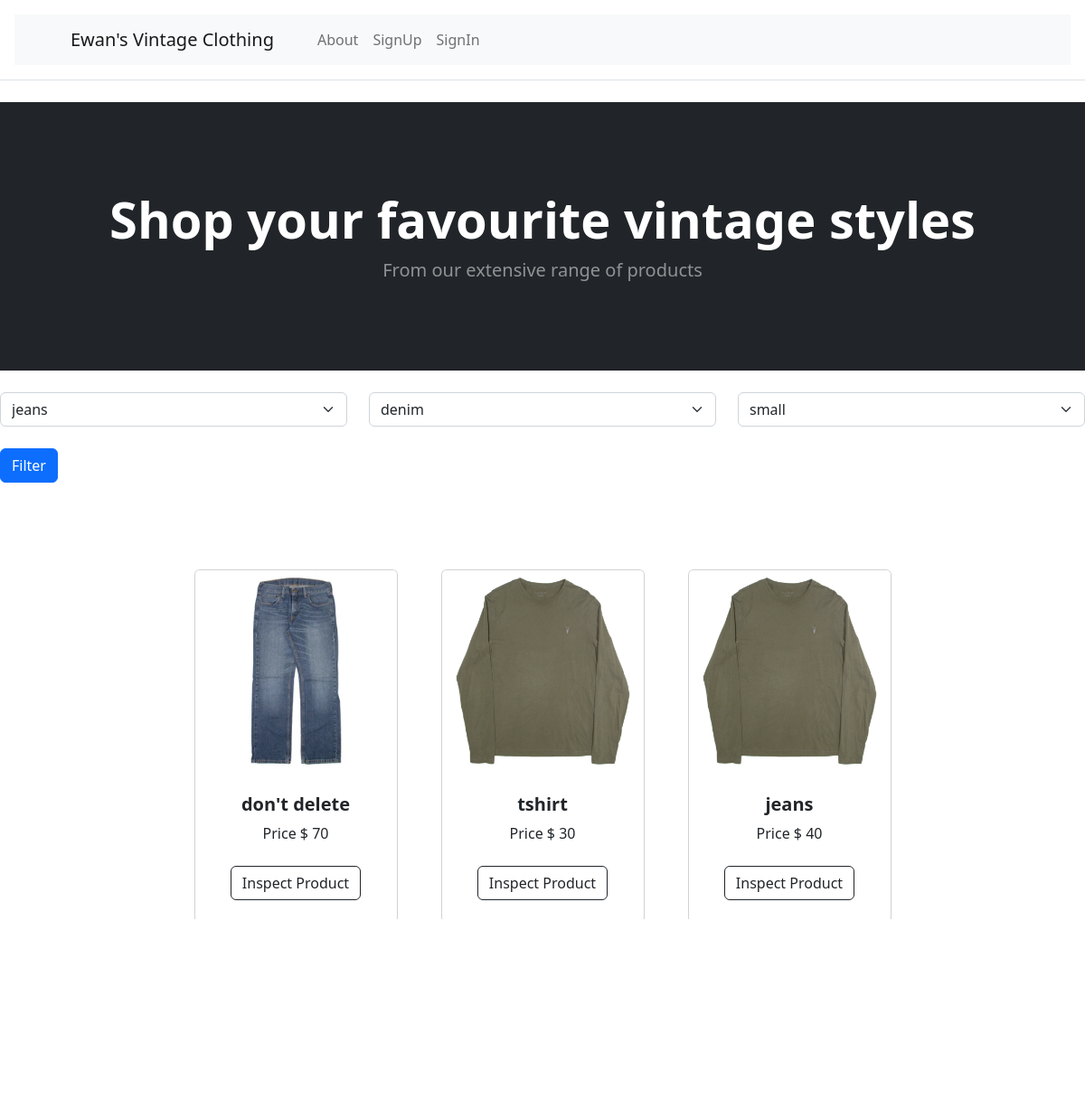
Before: / with the older database file.
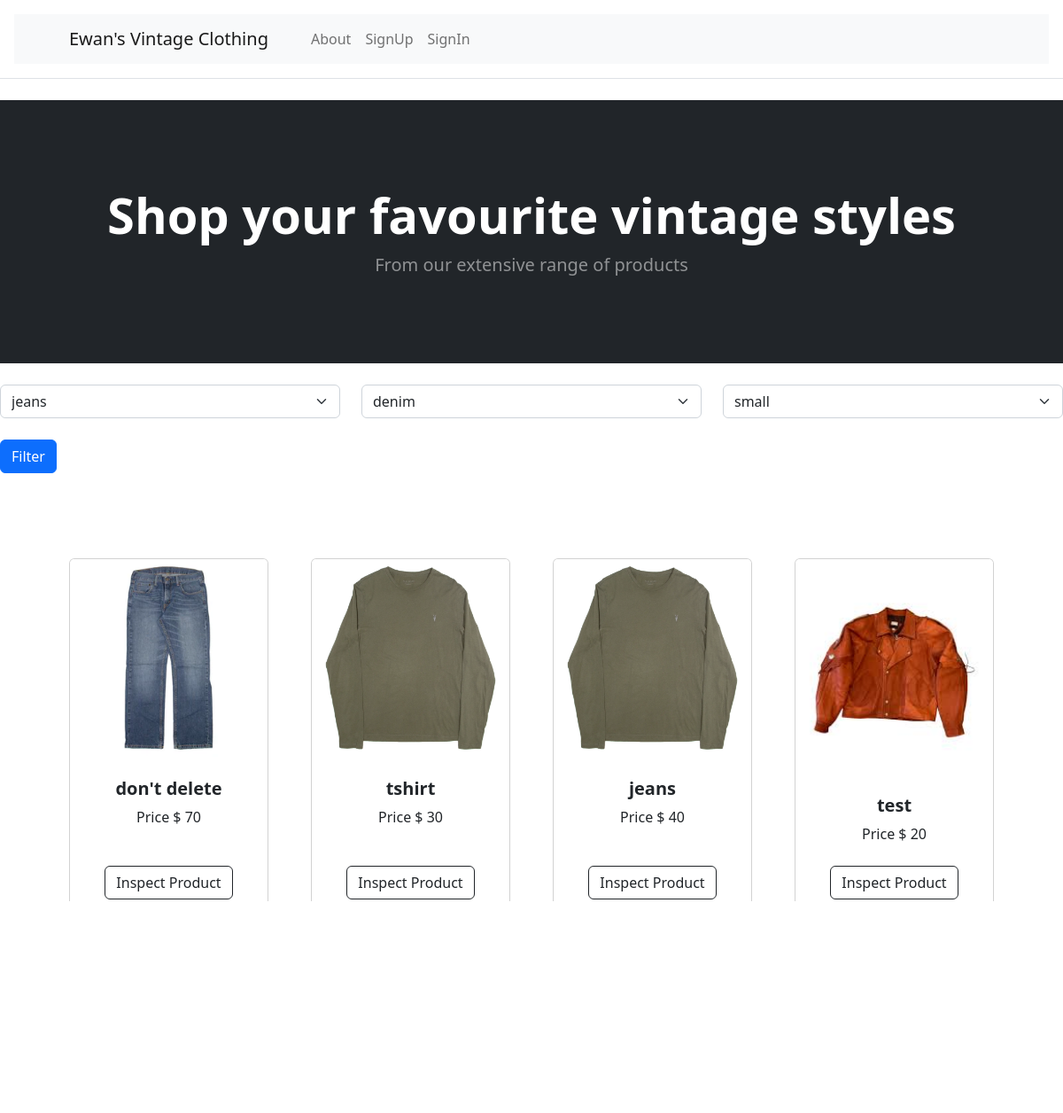
After: the same page with the newer database file.
### tables this page shows
CREATE TABLE Product (
    id INTEGER PRIMARY KEY AUTOINCREMENT,
    name VARCHAR(255) NOT NULL,
    description TEXT,
    stock INT NOT NULL CHECK (stock >= 0),
    price DECIMAL(10, 2) NOT NULL CHECK (price >= 0.00),
    imageurl VARCHAR(255) NOT NULL,
    created_by INT NOT NULL,
    product_type INT NOT NULL,
    created_at TIMESTAMP DEFAULT CURRENT_TIMESTAMP,
    FOREIGN KEY (created_by) REFERENCES User(id) ON DELETE CASCADE,
    FOREIGN KEY (product_type) REFERENCES ProductType(id) ON DELETE CASCADE
);

### app.py (the view)
@app.route('/',methods=['GET','POST'])
def products_spread():
    pt_names, pt_materials, pt_sizes =select_products_types()
    producttypename=request.args.get('producttypename')
    producttypematerial = request.args.get('producttypematerial')
    producttypesize = request.args.get('producttypesize')
    if producttypename:
        products=filter_products(name=producttypename, material=producttypematerial, size=producttypesize)
    else:
        products=select_products()
    return render_template('ProductSpread.html',products=products,
                            pt_names=pt_names, pt_materials=pt_materials, pt_sizes=pt_sizes,
                           selected_producttypename=producttypename, selected_producttypematerial=producttypematerial,
                           selected_producttypesize=producttypesize)

### Model/Product.py (called while the page is built)
    def to_dict(self) -> dict:
        return {
            "id":self.id, "name":self.name, "material":self.material, "size":self.size
        }

    def to_dict(self):
        return {
            'id': self.id,
            'name': self.name,
            'description': self.description,
            'stock': self.stock,
            'price': self.price,
            'imageurl': self.imageurl,
            'created_by': self.created_by,
            'product_type': self.product_type,
            'created_at': self.created_at
        }

### app.py (called while the page is built, shortened)
@app.before_request
def before_request():
    email=session.get("email")
    if email is None:
        g.user = None

### db.py (called while the page is built)
def get_db():
    db = getattr(g, '_database', None)
    if db is None:
        db = g._database = sqlite3.connect(DATABASE)
    return db

def select_products():
    mydb=get_db()
    rows=mydb.execute("""SELECT id, name, description, stock, price, imageurl, created_by, product_type, created_at FROM Product""").fetchall()
    products=[ProductRead(id=row[0],
                          name=row[1],
                          description=row[2],
                          stock=row[3],
                          price=row[4],
                          imageurl=row[5],
                          created_by=row[6],
                          product_type=row[7],
                          created_at=row[8]).to_dict() for row in rows]
    return products

def unique_product_types(data):
    producttypenames = set()
    producttypematerials = set()
    producttypesizes = set()
    for item in data:
        producttypenames.add(item['name'])
        producttypematerials.add(item['material'])
        producttypesizes.add(item['size'])
    return (producttypenames, producttypematerials, producttypesizes)

def select_products_types():
    mydb=get_db()
    rows=mydb.execute("""SELECT id, name, material, size FROM ProductType""").fetchall()
    producttypes=[ProductTypeRead(id=row[0],
                                  name=row[1],
                                  material=row[2],
                                  size=row[3],
                                  ).to_dict() for row in rows]
    return unique_product_types(producttypes)

### templates/ProductSpread.html
{% extends "base.html" %}
{% block content %}
        <header class="bg-dark py-5">
            <div class="container px-4 px-lg-5 my-5">
                <div class="text-center text-white">
                    <h1 class="display-4 fw-bolder">Shop your favourite vintage styles</h1>
                    <p class="lead fw-normal text-white-50 mb-0">From our extensive range of products</p>
                </div>
            </div>
        </header>
    <div class="row">
    <div class="col">
    <form method="get" action="{{ url_for('products_spread') }}">
    <div class="row my-4">
        <div class="col">
                  <select class="form-select" aria-label="Default select example"  name="producttypename">
            {% for name in pt_names %}
          <option value="{{ name }}" {% if selected_producttypename==name %}selected{% endif %} >{{ name }}</option>
            {% endfor %}
        </select>
        </div>
        <div class="col">
                <select class="form-select" aria-label="Default select example"  name="producttypematerial">
            {% for material in pt_materials %}
          <option value="{{ material }}"{% if selected_producttypematerial==material %}selected{% endif %}>{{ material }}</option>
            {% endfor %}
        </select>
        </div>
        <div class="col">
                <select class="form-select" aria-label="Default select example"  name="producttypesize">
            {% for size in pt_sizes %}
          <option value="{{ size }}"{% if selected_producttypesize==size %}selected{% endif %}>{{ size }}</option>
            {% endfor %}
        </select>
        </div>
    </div>
    <button type="submit" class="btn btn-primary">
        Filter
    </button>
    </form>
    </div>
    </div>
        <section class="py-5">
            <div class="container px-4 px-lg-5 mt-5">
                <div class="row gx-4 gx-lg-5 row-cols-2 row-cols-md-3 row-cols-xl-4 justify-content-center">
                    {% if products %}
                    {% for product in products %}
                    <div class="col mb-5">
                        <div class="card h-100">
                            <img class="card-img-top" src="{{ product.imageurl }}" alt="..." />
                            <div class="card-body p-4">
                                <div class="text-center">
                                    <h5 class="fw-bolder">{{ product.name }}</h5>
                                    Price $ {{ product.price }}
                                </div>
                            </div>
                            <div class="card-footer p-4 pt-0 border-top-0 bg-transparent">
                                <div class="text-center">
                                    <a class="btn btn-outline-dark mt-auto" href="{{ url_for('get_product',name=product.name) }}">Inspect Product</a>
                                </div>
                            </div>
                        </div>
                    </div>
                    {% endfor %}
                    {% else %}
                    <div>
                        <h4>
                            there is no products
                        </h4>
                    </div>
                    {% endif %}
                </div>
            </div>
        </section>
{% endblock %}

### templates/base.html (shortened to what this page needs)
<!DOCTYPE html>
<html lang="en">
{% block head %}
<head>
    <link href="https://cdn.jsdelivr.net/npm/bootstrap@5.3.3/dist/css/bootstrap.min.css" rel="stylesheet">
    <link rel="stylesheet" href="https://cdn.jsdelivr.net/npm/bootstrap-icons@1.11.3/font/bootstrap-icons.min.css">
        <link href="{{ url_for('static', filename='css/styles.css') }}" rel="stylesheet" />
</head>
{% endblock head %}
<body>
    <header class="p-3 mb-3 border-bottom">
        {% block header %}
        {% include 'header.html' %}
        {% endblock header %}
    </header>
    <main style="min-height: 75vh;">
        <div>
            {% block content %}
            {% endblock content %}
        </div>
    </main>
    <footer>
        {% block footer %}
        {% include 'footer.html' %}
        {% endblock footer %}
    </footer>
</body>
</html>

### templates/header.html (shortened to what this page needs)
<nav class="navbar navbar-expand-lg navbar-light bg-light">
            <div class="container px-4 px-lg-5">
                <a class="navbar-brand" href="{{ url_for('products_spread') }}">Ewan's Vintage Clothing</a>
                <div class="collapse navbar-collapse" id="navbarSupportedContent">
                    <ul class="navbar-nav me-auto mb-2 mb-lg-0 ms-lg-4">
                        <li class="nav-item"><a class="nav-link" href="{{ url_for('about_page') }}">About</a></li>
                        {% if g.user %}
                            {% if g.user.is_admin %}
                                <li class="nav-item"><a class="nav-link" href="{{ url_for('create_product') }}">CreateProduct</a>
                                </li>
                                {% endif %}
                        <li class="nav-item"><a class="nav-link" href="#">{{ g.user.email }}</a></li>
                        <li class="nav-item"><a class="nav-link" href="{{ url_for('signout_page') }}">SignOut</a></li>
                        {% else %}
                        <li class="nav-item"><a class="nav-link" href="{{ url_for('signup_page') }}">SignUp</a></li>
                        <li class="nav-item"><a class="nav-link" href="{{ url_for('signin_page') }}">SignIn</a></li>
                        {% endif %}
                    </ul>
                </div>
            </div>
        </nav>

### templates/footer.html
        <footer class="py-5 bg-dark">
            <div class="container"><p class="m-0 text-center text-white">Copyright &copy; Your Website 2023</p></div>
        </footer>

Changed rows visible on the page:
added Product: imageurl (picture), name "test", price "20"
